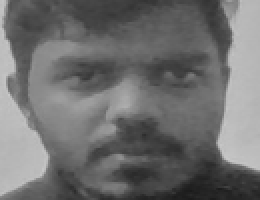
#> input picture datasets/469/10.png, 130 x 100 px, found by its file name (shown 2 times larger)
$ python detect.py images/CSE_D.png
#> lines starting #> are read from the running program, lines starting #| are printed output that depends on the picture
#!/usr/bin/env python

# It helps in identifying the faces
import cv2, sys, numpy, os, json
import warnings

warnings.filterwarnings('ignore')
# [9 lines of commented-out code are left out]

def main():
    size = 4
    path = sys.argv[1]
    haar_file = path + '/haarcascade_frontalface_default.xml'
    datasets = path + '/datasets'

    # Part 1: Create fisherRecognizer

    # Create a list of images and a list of corresponding names
    (images, labels, names, id) = ([], [], {}, 0)
    for (subdirs, dirs, files) in os.walk(datasets):
        for subdir in dirs:
            names[id] = subdir
            subjectpath = os.path.join(datasets, subdir)
            for filename in os.listdir(subjectpath):
                path = subjectpath + '/' + filename
                label = id
                images.append(cv2.imread(path, 0))
                labels.append(int(label))
            id += 1
#> id = 1
    (width, height) = (130, 100)

    # Create a Numpy array from the two lists above
    (images, labels) = [numpy.array(lis) for lis in [images, labels]]

    # OpenCV trains a model from the images
    # NOTE FOR OpenCV2: remove '.face'
    model = cv2.face.LBPHFaceRecognizer_create()
    model.train(images, labels)

    #dictionary to store dected faces
    detectedFaces = []

    # Part 2: Use fisherRecognizer on camera stream
    face_cascade = cv2.CascadeClassifier(haar_file)
    webcam = cv2.VideoCapture(0, cv2.CAP_DSHOW)
    while True:
        (_, im) = webcam.read()
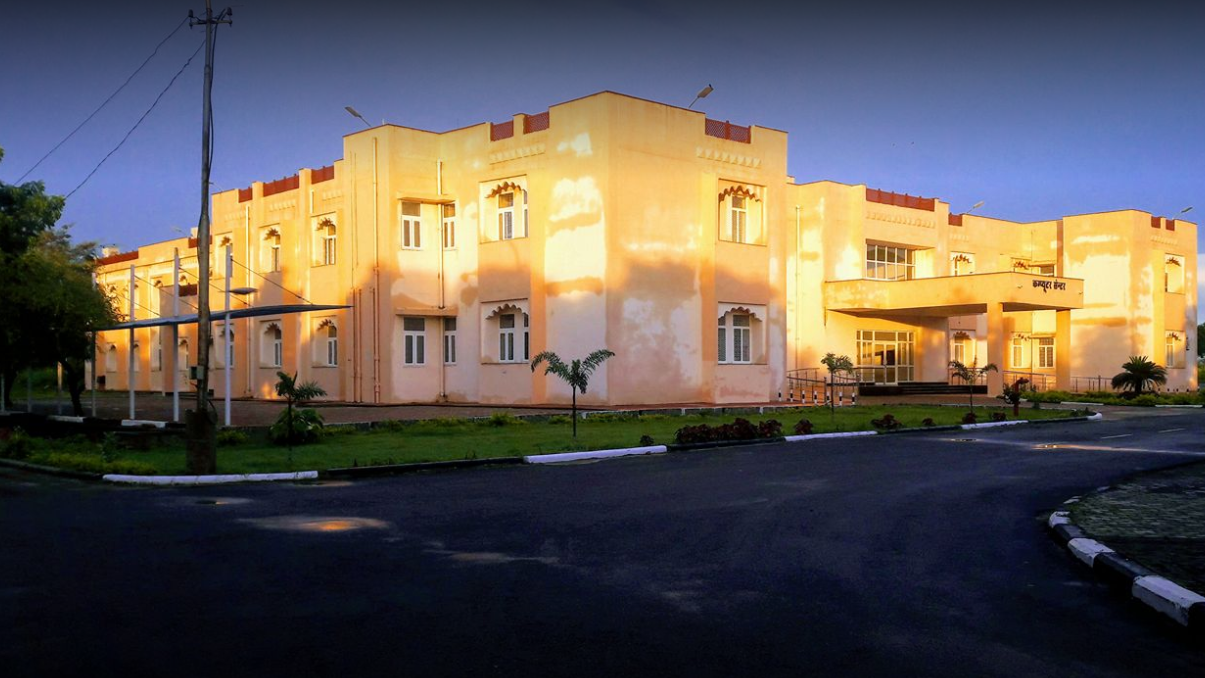
#> input picture images/CSE_D.png, 1205 x 678 px, given in place of the camera
#> im is the input picture: shape (678, 1205, 3); mean B, G, R 84.2, 87.4, 93.7
        gray = cv2.cvtColor(im, cv2.COLOR_BGR2GRAY)
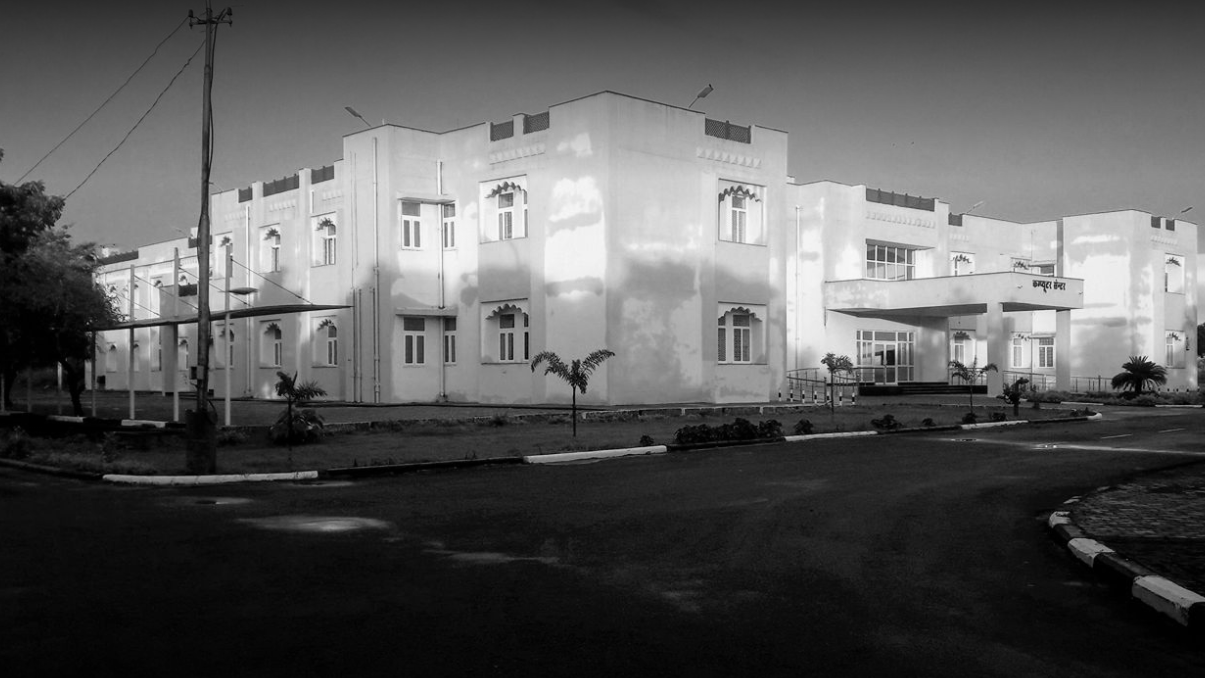
#> gray: shape (678, 1205); min 0, max 252, mean 88.9
        faces = face_cascade.detectMultiScale(gray, 1.3, 5)
        for (x, y, w, h) in faces:
            cv2.rectangle(im, (x, y), (x + w, y + h), (255, 0, 0), 2)
            face = gray[y:y + h, x:x + w]
            face_resize = cv2.resize(face, (width, height))
            # Try to recognize the face
            prediction = model.predict(face_resize)
            cv2.rectangle(im, (x, y), (x + w, y + h), (0, 255, 0), 3)

            if prediction[1]<500:
                if names[prediction[0]] not in detectedFaces:
                    detectedFaces.append(names[prediction[0]])
                cv2.putText(im, '% s - %.0f' % (names[prediction[0]], prediction[1]), (x-10, y-10), cv2.FONT_HERSHEY_PLAIN, 1, (0, 255, 0))

            else:
                cv2.putText(im, 'not recognized', (x-10, y-10), cv2.FONT_HERSHEY_PLAIN, 1, (0, 255, 0))

        cv2.imshow('OpenCV', im)

        key = cv2.waitKey(10)
#> (key Esc is pressed here)
        if key == 27:
            print(detectedFaces)
            # print(json.dumps(detectedFaces))
            warnings.filterwarnings('ignore')
            break
    # print("shrinit")
    cv2.destroyAllWindows()
main()
